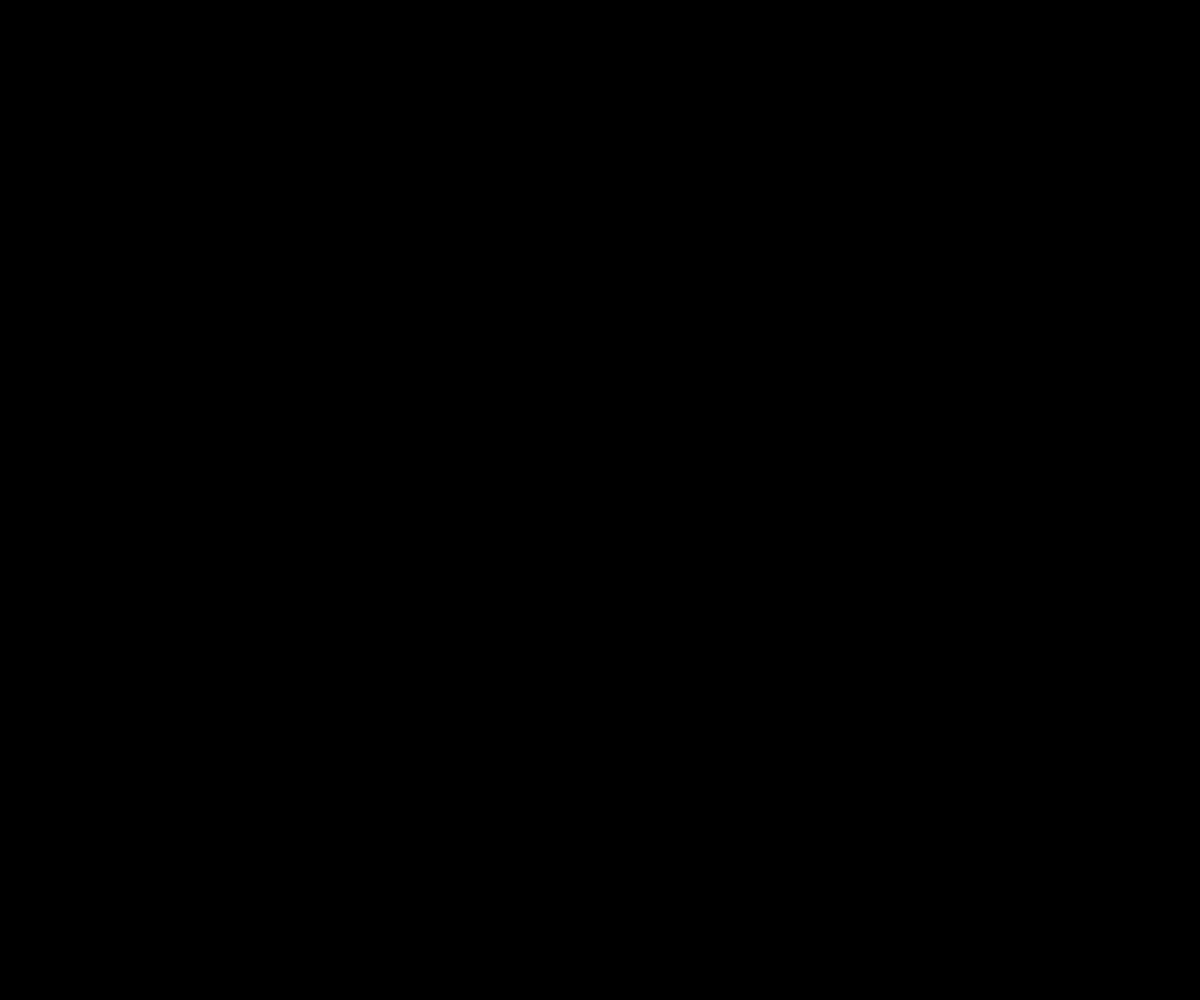
Frame 1 (no input)
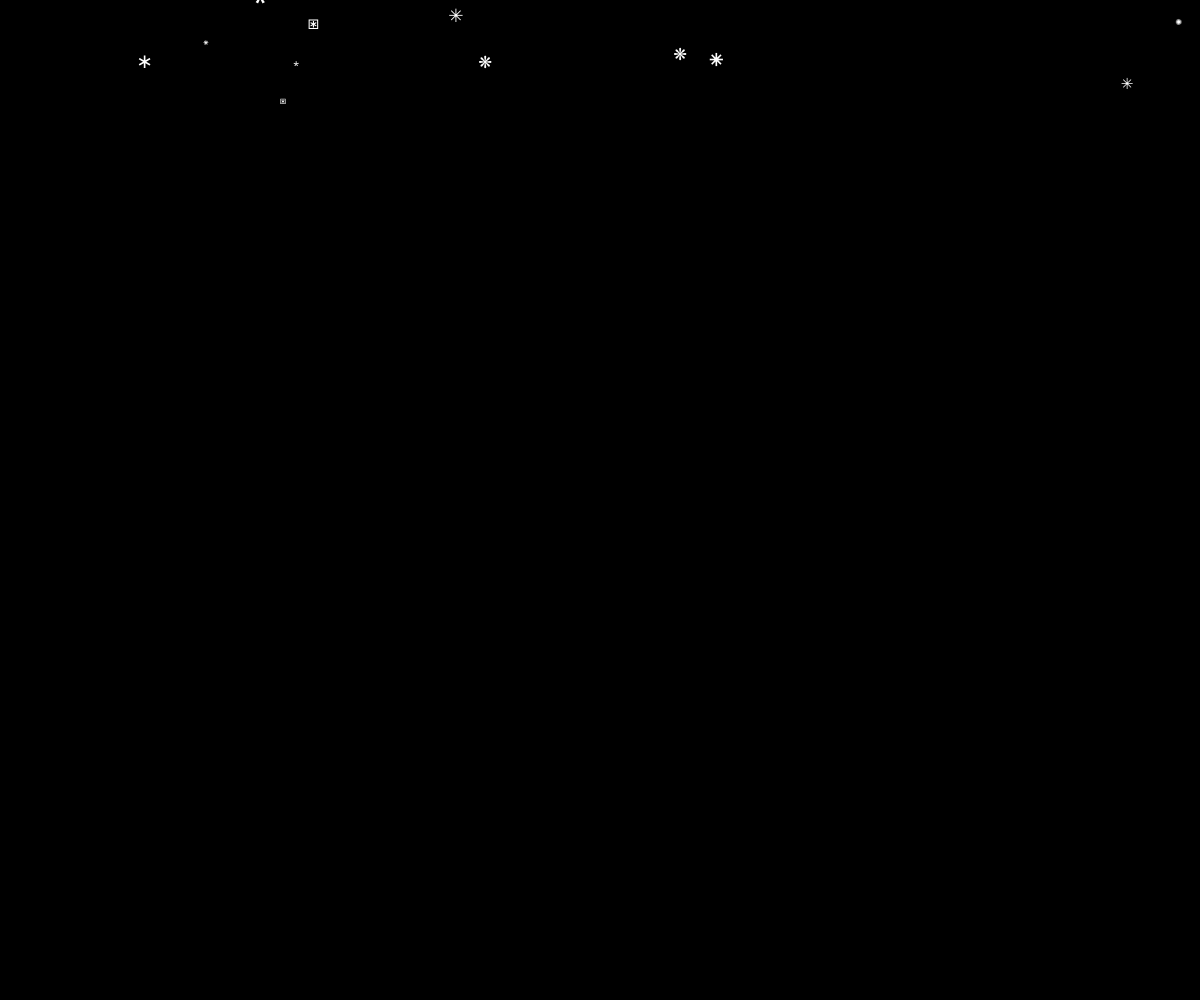
Frame 60 (no input)
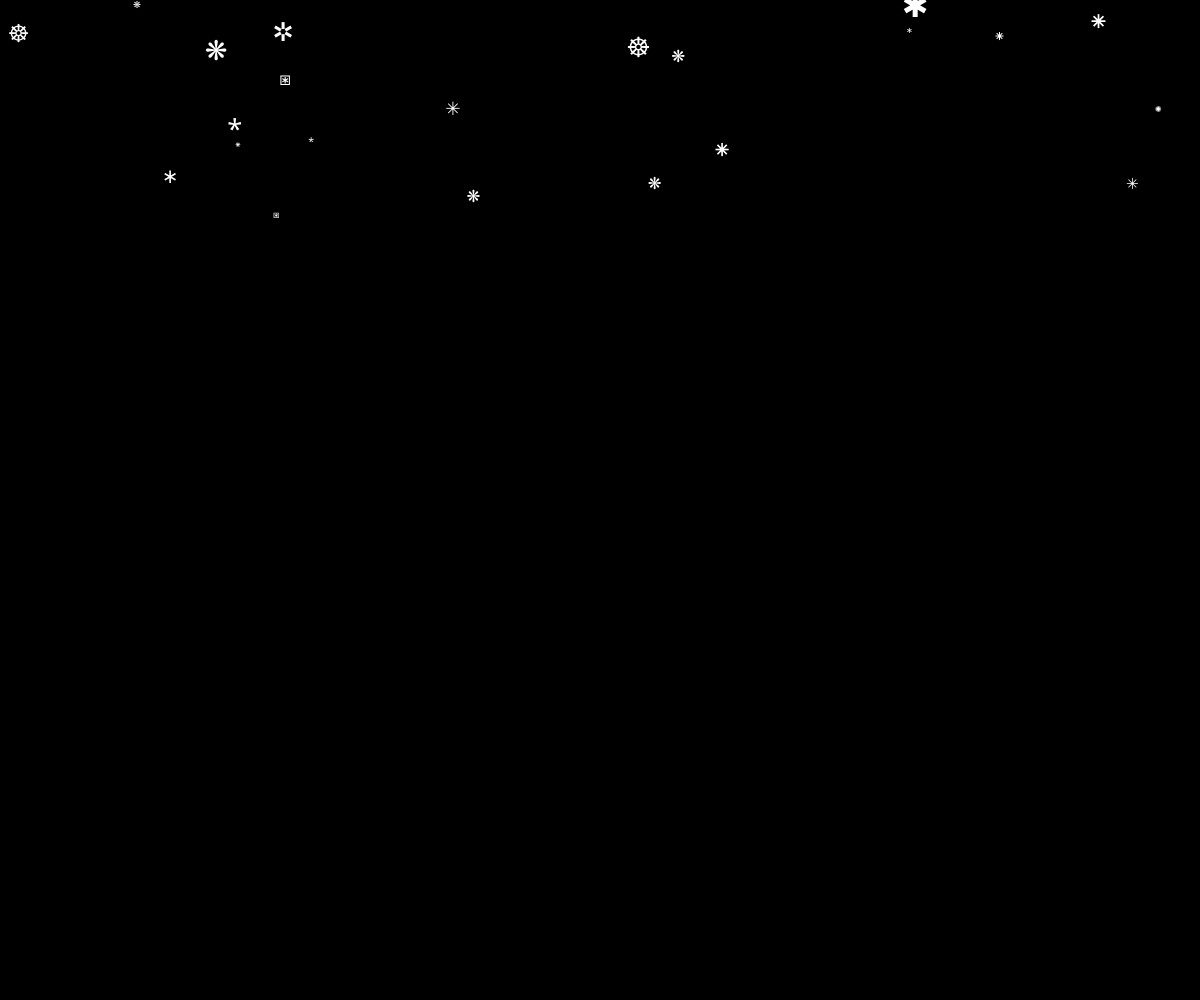
Frame 120 (the mouse pressed at the canvas centre since frame 60)

The p5.js sketch that drew these frames (run headless with seeded random() and noise() and a simulated clock; from frame 60 on, the mouse is pressed at the canvas centre):

// p5.js sketch
// ── sketch.js

let fiocchi = [];
let numFiocchi = 100;

function setup() {
  createCanvas(windowWidth, windowHeight);
  textAlign(CENTER, CENTER);

  for (let i = 0; i < numFiocchi; i++) {
    fiocchi.push({
      px: random(0, width),
      py: random(-height, 0),
      dim: random(8, 32),
      velY: random(0.5, 2),
      velX: random(-0.5, 0.5),
      char: random(["✽", "✺", "✱", "✳", "✲", "❋", "☸", "⧆", "⊛", "⁕", "⁎", "﹡", "∗"])
    });
  }
}

function draw() {
  background(0);
  fill(255);

  for (let f of fiocchi) {
    // Movimento
    f.px += f.velX + random(-0.3, 0.3);
    f.py += f.velY + random(0, 0.5);

    // Se esce dal fondo, ricomincia dall'alto
    if (f.py > height) {
      f.py = random(-50, -10);
      f.px = random(0, width);
    }

    // Disegno
    textSize(f.dim);
    text(f.char, f.px, f.py);
  }
}

function windowResized() {
  resizeCanvas(windowWidth, windowHeight);
}
